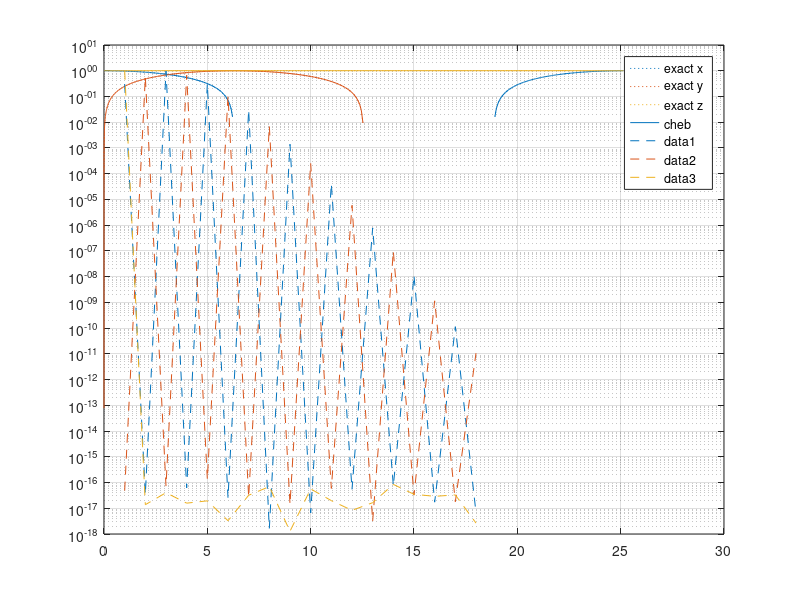

Reproduce this figure in MATLAB. (Note: this script raises an error after producing the figure.)
clc; close all; clear; mua=[];
%
% cd     '/people/gesla/Documents/git/mtb-work/sn-stab/sn-mod-noack';
%

% Noack system
np=520; %r=24; 
nt=18; 

% mu=0.04; r=sqrt(mu); gm=1; %gamma
% mu=0.04+it*0.04; r=sqrt(mu); gm=1; %gamma
% mu=5; r=sqrt(mu); gm=1; %gamma
mu=2.005;
% mu=1.69;
% mu=2
% mu=1.99;
lam=mu;
delta=0.8*mu-0.8*2.8+1;
z=(1-sqrt(delta))/0.4;
r=sqrt(-z*(z-lam));

neq=3; %np=100; np=np+2;

%init
om1=1/4;
t=0:2*pi/(np-1):2*pi/om1; u=r*cos(t*om1); v=r*sin(t*om1); w=z*ones(1,length(t));
T=2*pi/om1; x=u; y=v; z=w;

X=[x',y',z'];
%

 X1=X;
tch=cos(0:pi/(np*1-1):pi)'; tch1=tch;

%
tch=(tch+1)/2*t(end); X=interp1(t,X,tch); X=[r*cos(tch*om1),r*sin(tch*om1),r^2*ones(length(tch),1)]; 

y=X; v2=[y;flipud(y(2:end-1,:))]; z=real(fft(v2)./length(v2)); a=z; a(2:end,:)=2*a(2:end,:); %z are cheb coeffs
zcut=z*0; zcut([1:nt,end-nt+2:end],:)=z([1:nt,end-nt+2:end],:); ycut=ifft(zcut).*length(zcut); ycut=ycut(1:end/2+1,:);

%  plot(t,X1,'--'); hold on; set(gca,"ColorOrderIndex",1);
plot(tch,y,':'); hold on; set(gca,"ColorOrderIndex",1);
plot(tch,ycut,'-'); hold on; set(gca,"ColorOrderIndex",1);
fprintf("cheb init approx accuracy: %4.2e\n",norm(y-ycut,"fro"));
grid on; legend("exact x ","exact y ","exact z ","cheb")
%
u=[reshape(real(a(1:nt,:).'),[3*nt,1])];
u(nt*3+1)=2*pi/t(end);
uinit=u;
% semilogy(abs(a(1:2:end,1)))

% % plot
% neq=3;
% xch=X*0;
% for i=0:nt-1
%     
%     xch(:,1)=xch(:,1)+u(i*neq+1).*cos(i*acos(tch1));
%     xch(:,2)=xch(:,2)+u(i*neq+2).*cos(i*acos(tch1));
%     xch(:,3)=xch(:,3)+u(i*neq+3).*cos(i*acos(tch1));
% end
% 
% plot(tch,xch,'o-'); hold on; set(gca,"ColorOrderIndex",1); %same as ycut
%
% collx=linspace(-1,1,nt)';
collx=-cos(0:pi/(nt*1-1):pi)';
%
close all;
semilogy(abs(reshape(uinit(1:end-1),[3,nt])'),'--'); hold on; grid on;
%
% u=u*0; u(end-3)=1;
for i=1:10
[g,jac]=calculateRhsAndJac(3,nt,u,lam,om1,collx);

fprintf("it: %d \t norm(rhs): %4.2e\n",i,norm(g));

if(norm(g)<1e-12)
    break; 
end
u=u-jac\g;
%     u(4:6)'

end
semilogy(abs(reshape(u(1:end-1),[3,nt]))');
% pause;
%
% [U,S,V]=svds(jac(1:end-1,1:end-1),5,'smallest');
% [U,S,V]=svds(jac(1:end,1:end),5,'smallest');
%

% second stability

nt2=nt;
% l3=zeros(3,nt2*2); l3(1,1:nt2)=ones(1,nt2)*2-mod([0:nt2-1],2)*4; l3(1,1)=1; l31=reshape(l3,[3*nt2*2,1])';
% l3=zeros(3,nt2*2); l3(2,1:nt2)=ones(1,nt2)*2-mod([0:nt2-1],2)*4; l3(2,1)=1; l32=reshape(l3,[3*nt2*2,1])';
% l3=zeros(3,nt2*2); l3(3,1:nt2)=ones(1,nt2)*2-mod([0:nt2-1],2)*4; l3(3,1)=1; l33=reshape(l3,[3*nt2*2,1])';

l3=zeros(3,nt2); l3(1,1:nt2)=ones(1,nt2); r31=reshape(l3,[3*nt2,1])';
l3=zeros(3,nt2); l3(2,1:nt2)=ones(1,nt2);  r32=reshape(l3,[3*nt2,1])';
l3=zeros(3,nt2); l3(3,1:nt2)=ones(1,nt2);  r33=reshape(l3,[3*nt2,1])';


jmod=full(jac(1:end-1,1:end-1));%-b*j2hm+b;
ind=nt*3+1-3;
% jmod(ind,:)=l31;
% jmod(ind+1,:)=l32;
% jmod(ind+2,:)=l33;

bmod=jmod*0;
bmod(ind,:)=r31;
bmod(ind+1,:)=r32;
bmod(ind+2,:)=r33;
%
[evc,evs]=eig(full(jmod),full(bmod)); evs=diag(evs); b=abs(evs)<Inf; evs=evs(b); evc=evc(:,b);

evsAnal=[0;(-1-sqrt(1-8*mu))/2;(-1+sqrt(1-8*mu))/2;];
flmult=exp(evsAnal*T);

fprintf("Result || \n");
fprintf("Analytical fl mult:\n");
disp(sort(flmult'));
fprintf("Numerical fl mult:\n");
flnum=1./(1-evs)';
disp(sort(flnum));
% abs(flnum)
% fprintf("Diff:\n");
% disp(sort(flnum)-sort(flmult'));
% save("flnum-"+num2str(nt)+".mat",'nt','flnum','flmult');
% close all;
format long
flexp=log(flnum)/2/pi/4

fprintf("%4.4f\t%4.4f\t%4.4f\t%4.4f\n",real(flnum(1)),imag(flnum(1)),real(flnum(3)),imag(flnum(3)))
%%
delta=0.8*lam-0.8*2.8+1;
z=(1-sqrt(delta))/0.4;
r=sqrt(-z*(z-lam));
mu=1/2*(lam-2*z+sqrt((lam-2*z)^2-8*r*(r-0.4*r*z)))
% exp(mu*2*pi/0.25)
% abs(exp(mu*2*pi/0.25))

%% visu
close all;
up=u*1+1e-1*sum([evc(:,1:2);0,0],2)*1;
neq=3;
xch=X*0;
for i=0:nt-1    
    xch(:,1)=xch(:,1)+up(i*neq+1).*cos(i*acos(tch1));
    xch(:,2)=xch(:,2)+up(i*neq+2).*cos(i*acos(tch1));
    xch(:,3)=xch(:,3)+up(i*neq+3).*cos(i*acos(tch1));
end

% plot(tch,xch,'-'); hold on; set(gca,"ColorOrderIndex",1); %same as ycut
plot3(xch(:,1),xch(:,2),xch(:,3),'-'); hold on; %cd mecaplot3(xch(1,1),xch(1,2),xch(1,3),'>'); hold on; 
grid on; hold on;

%
up=u;%+1e-3*sum([evc(:,1:2);0,0],2);
neq=3;
xch=X*0;
for i=0:nt-1    
    xch(:,1)=xch(:,1)+up(i*neq+1).*cos(i*acos(tch1));
    xch(:,2)=xch(:,2)+up(i*neq+2).*cos(i*acos(tch1));
    xch(:,3)=xch(:,3)+up(i*neq+3).*cos(i*acos(tch1));
end

% plot(tch,xch,'-'); hold on; set(gca,"ColorOrderIndex",1); %same as ycut
plot3(xch(:,1),xch(:,2),xch(:,3),'-'); hold on; %plot3(xch(1,1),xch(1,2),xch(1,3),'>'); hold on; 
grid on; hold on;

%%

% up=u+[V(:,5);0];
up=u+[evc(:,2);0]+[evc(:,1);0];
% up=uinit;
neq=3;
xch=X*0;
for i=0:nt-1    
    xch(:,1)=xch(:,1)+up(i*neq+1).*cos(i*acos(tch1));
    xch(:,2)=xch(:,2)+up(i*neq+2).*cos(i*acos(tch1));
    xch(:,3)=xch(:,3)+up(i*neq+3).*cos(i*acos(tch1));
end

% plot(tch,xch,'-'); hold on; set(gca,"ColorOrderIndex",1); %same as ycut
plot3(xch(:,1),xch(:,2),xch(:,3),'-'); hold on; plot3(xch(1,1),xch(1,2),xch(1,3),'>'); hold on; 
grid on; hold on;

%% post conv
clc; clear; close all;
ll=importdata("list");
fl=[]; nt=[];
for i=1:length(ll)
    a=importdata(ll{i}); a2=a;
    nt=[nt;a.nt]; fl=[fl;sort(a.flnum)];
end

[a,b]=sort(nt); nt=nt(b); fl=fl(b,:);
%%
close all;
semilogy(nt,abs(fl-fl./fl.*sort(a2.flmult)'))
legend(num2str(sort(a2.flmult)))
